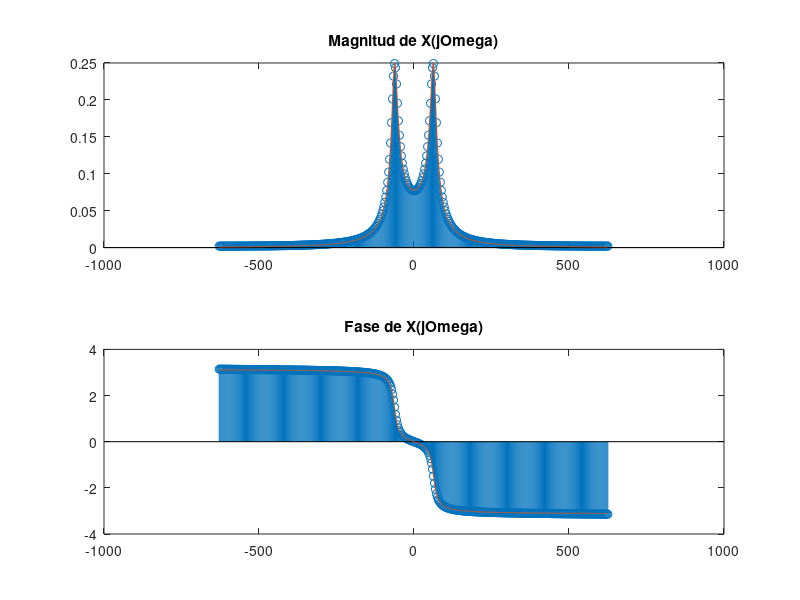
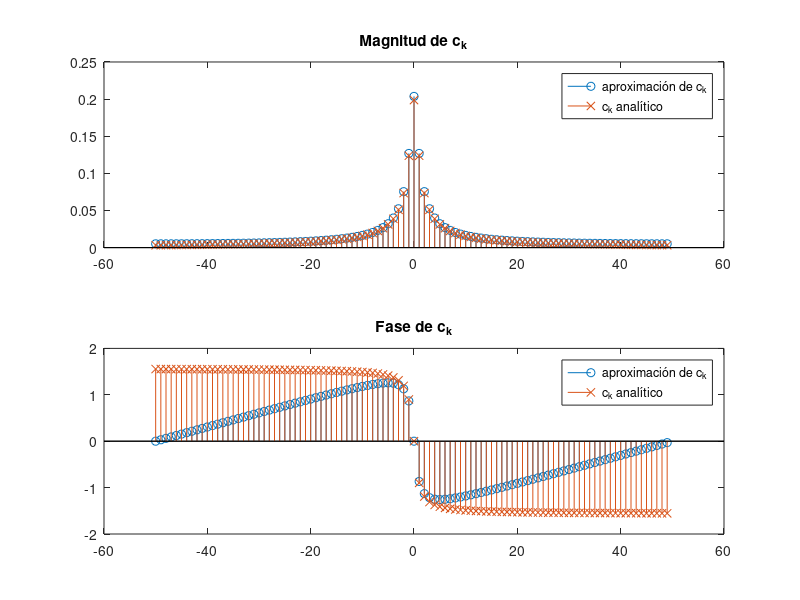
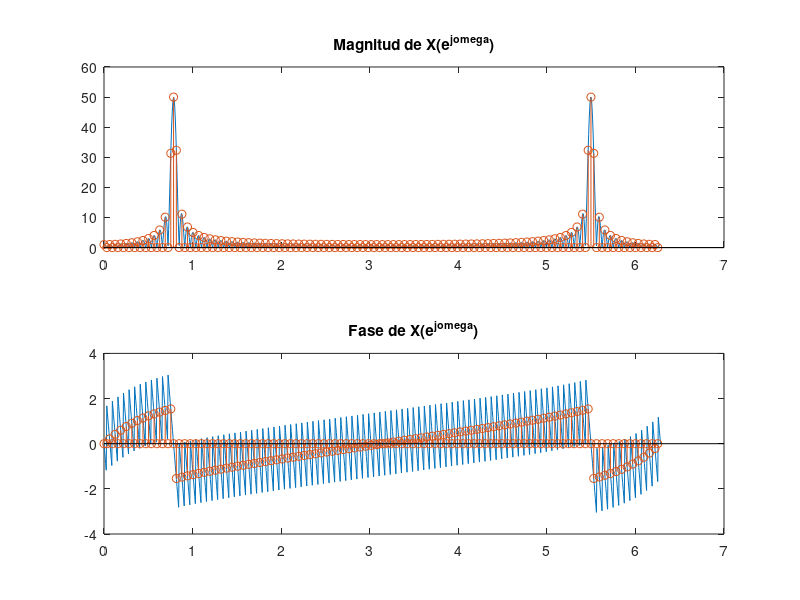

MATLAB code for these plots, in order:
%% 3 Aproximación de TDTC mediante TFD
% Expresión analítica
X_tftc = @(Om) 100*pi./( (1j*Om+10).^2 + 400*pi^2 );

% Señal continua
xc = @(t) 5.*exp(-10*t).*sin(20*pi*t);

% Parámetros para el muestreo
Fs = 200;
T = 1/Fs;
N = 400;
n = 0:N-1;

X_tfd = fft(xc(n*T));

X_approx = T * fftshift(X_tfd);

% Muestreo de la frecuencia
k = -N/2:N/2-1;
Om_approx = 2*pi/(N*T)*k;

Om_cont = linspace(Om_approx(1), Om_approx(end), 2000);

figure;
subplot(2,1,1)
stem(Om_approx, abs(X_approx)); hold on
plot(Om_cont, abs(X_tftc(Om_cont)));
title("Magnitud de X(j\Omega)");
subplot(2,1,2)
stem(Om_approx, angle(X_approx)); hold on
plot(Om_cont, angle(X_tftc(Om_cont)));
title("Fase de X(j\Omega)");

%% 4 Aproximación de coeificientes de fourier mediante TFD
% Expresión analítica
c = @(k) (1-exp(-5))./(5+2j*pi*k);

% Señal continua
xc = @(t) exp(-t); % 0<t<5
T0 = 5;

% Muestreo
N = 100;
T = T0/N;
n = 0:N-1;

% Approximacion de coeficientes
X_tfd = fft(xc(n*T));
c_approx = fftshift(X_tfd)/N;
k = -N/2:N/2-1;

figure;
subplot(2,1,1)
stem(k, abs(c_approx)); hold on
stem(k, abs(c(k)), "x");
legend("aproximación de c_k", "c_k analítico")
title("Magnitud de c_k")
%xlim([-N/4, N/4])
subplot(2,1,2)
stem(k, angle(c_approx)); hold on
stem(k, angle(c(k)), "x");
legend("aproximación de c_k", "c_k analítico")
title("Fase de c_k");
%xlim([-N/4, N/4])

%% 5 TFTD y TFD comparadas
% Expresión analítica
X_tftd = @(w) ...
    1/2*( 1 - exp(1j*(0.25*pi-w)*100) )./( 1 - exp(1j*(0.25*pi-w)) ) ...
    + 1/2*( 1 - exp(-1j*(0.25*pi+w)*100) )./( 1 - exp(-1j*(0.25*pi+w)) );

% Señal discreta
x = @(n) cos(0.25*pi*n).*(n>=0 & n<=99);

% TFD
N=200;
X_tfd = fft(x(0:N-1)); % aplicar fftshift si se quiere graficar en -pi, pi

% Tolerancia
% Fases erróneas en valores cercanos a cero
tol = 10^-6;
X_tfd(X_tfd<tol) = 0;

w = linspace(0, 2*pi, 1000);

% Muestreo de la frecuencia
k = 0:N-1;
w_discr = 2*pi*k/N;

figure
subplot(2,1,1)
plot(w, abs(X_tftd(w))); hold on;
stem(w_discr, abs(X_tfd));
title("Magnitud de X(e^{j\omega})")
subplot(2,1,2)
plot(w, angle(X_tftd(w))); hold on;
stem(w_discr, angle(X_tfd));
title("Fase de X(e^{j\omega})")